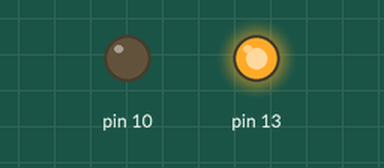
Recording of a sketch running on a simulated Arduino Uno, built with avr-gcc and run on an emulated ATmega328P. Parts: output pins drawn as LEDs (lit = HIGH).

Above: at 0.7 s.
At 5.2 s:
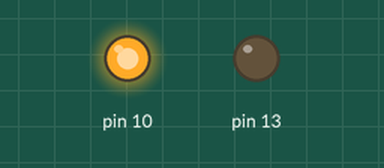
Timing chart, 0 to 6.9 s (numbered marks = the images above):
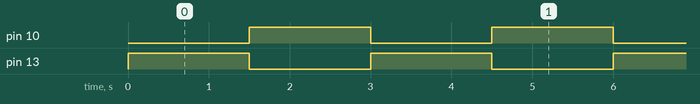

The sketch:

1.ino
```cpp
  // Maak variabele aan voor delay
  int delayTime = 1500;

void setup() {
  // Stel pin 13 in als een output (LED 1)
  pinMode(13, OUTPUT);
  // Stel pin 10 in als een output (LED 2)
  pinMode(10, OUTPUT);
}

void loop() {
  // Zet LED 1 aan
  digitalWrite(13, HIGH);
  // Wacht 1,5 seconde
  delay(delayTime);
  // Zet LED 1 uit
  digitalWrite(13, LOW);
  // Zet LED 2 aan
  digitalWrite(10, HIGH);
  // Wacht 1,5 seconde
  delay(delayTime);
  // Zet LED 2 uit
  digitalWrite(10, LOW);
}
```

Measured:
- by itself, pin 10, pin 13: alternates HIGH for 1.5 s and LOW for 1.5 s
- by itself, everything shown: repeats every 3.0 s, in 3 steps
